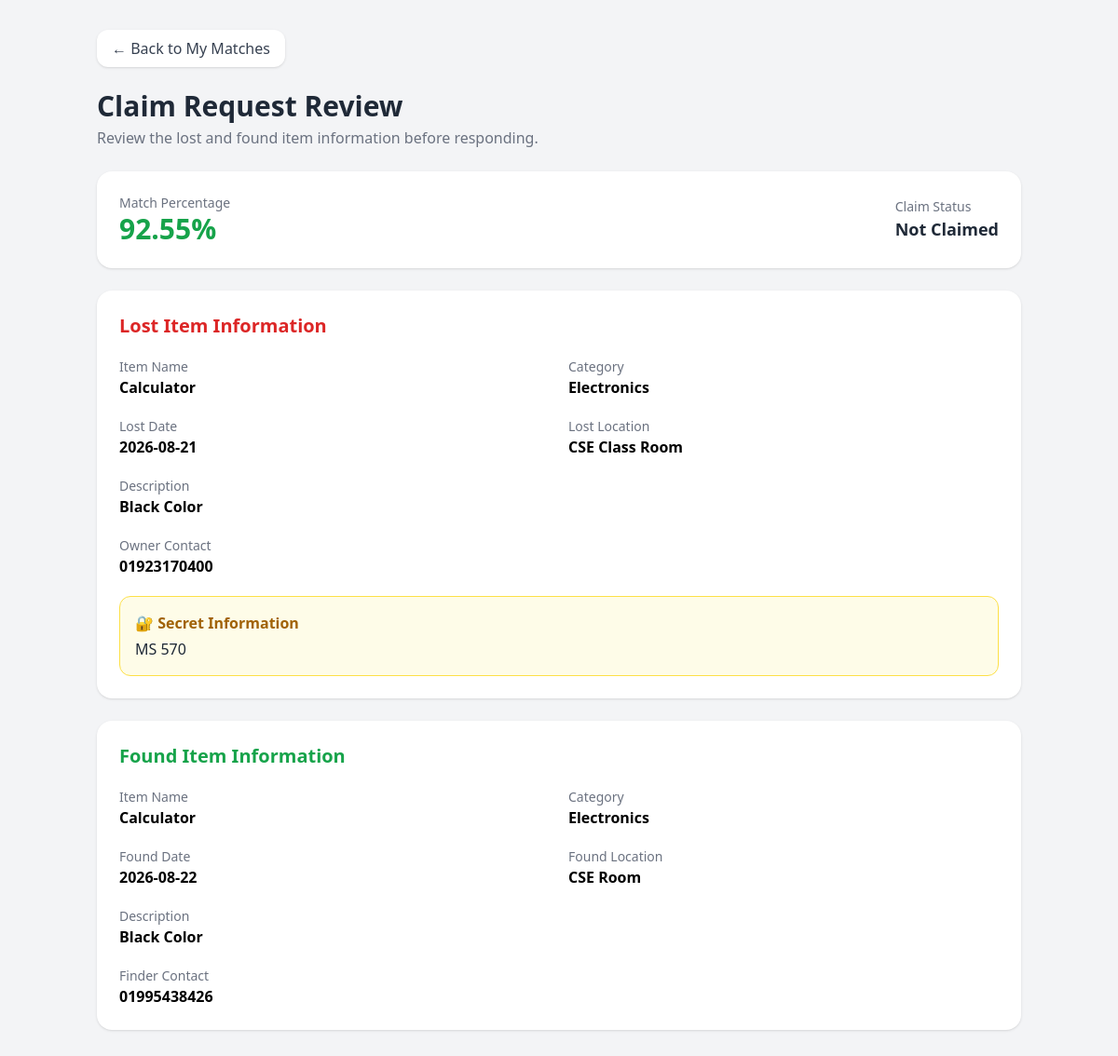
Screenshot of /view-claim.php?match_id=11 (signed in) with the database file from the repository.
### tables this page shows
CREATE TABLE matches (
    match_id INTEGER PRIMARY KEY AUTOINCREMENT,
    lost_id INT NOT NULL REFERENCES lost_items(lost_id) ON DELETE CASCADE,
    found_id INT NOT NULL REFERENCES found_items(found_id) ON DELETE CASCADE,
    item_name_score NUMERIC DEFAULT 0.00,
    description_score NUMERIC DEFAULT 0.00,
    category_score NUMERIC DEFAULT 0.00,
    location_score NUMERIC DEFAULT 0.00,
    date_score NUMERIC DEFAULT 0.00,
    match_percentage NUMERIC NOT NULL,
    status VARCHAR(20) DEFAULT 'Pending',
    created_at DATETIME DEFAULT CURRENT_TIMESTAMP,
    finder_status VARCHAR(20) DEFAULT 'Pending',
    owner_status VARCHAR(20) DEFAULT 'Pending',
    claim_status VARCHAR(20) NOT NULL DEFAULT 'Not Claimed'
);

CREATE TABLE lost_items (
    lost_id INTEGER PRIMARY KEY AUTOINCREMENT,
    user_id INT NOT NULL REFERENCES users(user_id) ON DELETE CASCADE,
    item_name VARCHAR(100) NOT NULL,
    category VARCHAR(50) NOT NULL,
    lost_date DATE NOT NULL,
    lost_location VARCHAR(150) NOT NULL,
    contact_information VARCHAR(100) NOT NULL,
    secret_information VARCHAR(255) NOT NULL,
    status VARCHAR(20) NOT NULL DEFAULT 'Pending',
    created_at DATETIME DEFAULT CURRENT_TIMESTAMP,
    description TEXT,
    item_image VARCHAR(255) DEFAULT NULL
);

CREATE TABLE found_items (
    found_id INTEGER PRIMARY KEY AUTOINCREMENT,
    user_id INT NOT NULL REFERENCES users(user_id) ON DELETE CASCADE,
    item_name VARCHAR(100) NOT NULL,
    category VARCHAR(50) NOT NULL,
    description TEXT,
    found_date DATE NOT NULL,
    found_location VARCHAR(150) NOT NULL,
    finder_contact_information VARCHAR(100) NOT NULL,
    status VARCHAR(20) NOT NULL DEFAULT 'Pending',
    created_at DATETIME DEFAULT CURRENT_TIMESTAMP
);

### db.php (called while the page is built, shortened)
<?php
class PdoAdapterResult
{
    private array $rows;
    private int $cursor = 0;
    public int $num_rows = 0;
    public function __construct(array $rows)
    {
        $this->rows = $rows;
        $this->num_rows = count($rows);
    }
    public function fetch_assoc(): ?array
    {
        if ($this->cursor < $this->num_rows) {
            return $this->rows[$this->cursor++];
        }
        return null;
    }
}
class PdoAdapterStatement
{
    private PDOStatement $stmt;
    private array $params = [];
    public function __construct(PDOStatement $stmt, PDO $pdo)
    {
        $this->stmt = $stmt;
    }
    public function bind_param(string $types, mixed &...$vars): bool
    {
        $this->params = [];
        foreach ($vars as &$val) {
            $this->params[] = &$val;
        }
        return true;
    }
    public function execute(?array $params = null): bool
    {
        try {
            $args = $params ?? $this->params;
            return $this->stmt->execute($args);
        } catch (PDOException $e) {
            $this->error = $e->getMessage();
            error_log("PDO execute error: " . $e->getMessage());
            return false;
        }
    }
    public function get_result(): PdoAdapterResult|false
    {
        try {
            $rows = $this->stmt->fetchAll(PDO::FETCH_ASSOC);
            return new PdoAdapterResult($rows);
        } catch (PDOException $e) {
            $this->error = $e->getMessage();
            return false;
        }
    }
}
class PdoAdapterConnection
{
    private PDO $pdo;
    public function __construct(PDO $pdo)
    {
        $this->pdo = $pdo;
    }
    private function sanitizeSql(string $sql): string
    {
        return str_replace('`', '', $sql);
    }
    public function prepare(string $sql): PdoAdapterStatement|false
    {
        try {
            $cleanSql = $this->sanitizeSql($sql);
            $stmt = $this->pdo->prepare($cleanSql);
            return new PdoAdapterStatement($stmt, $this->pdo);
        } catch (PDOException $e) {
            $this->error = $e->getMessage();
            error_log("PDO prepare error: " . $e->getMessage());
            return false;
        }
    }
}
$dbConfig = require __DIR__ . '/config.php';
$driver = $dbConfig['driver'] ?? 'sqlite';
$sqliteFile = $dbConfig['sqlite']['path'] ?? (__DIR__ . '/campus_lost_found.db');
if ($driver === 'sqlite' || (file_exists($sqliteFile) && $driver !== 'supabase' && $driver !== 'mysql')) {
    try {
        $pdo = new PDO("sqlite:" . $sqliteFile, null, null, [
            PDO::ATTR_ERRMODE => PDO::ERRMODE_EXCEPTION,
            PDO::ATTR_DEFAULT_FETCH_MODE => PDO::FETCH_ASSOC,
        ]);
        $conn = new PdoAdapterConnection($pdo);
    } catch (PDOException $e) {
        error_log("SQLite connection failed: " . $e->getMessage());
        die("Database connection failed. SQLite error: " . $e->getMessage());
    }
}

### view-claim.php (the view, shortened to what this page needs)
<?php
include "db.php";
$match_id = (int) $_GET['match_id'];
$sql = "
    SELECT
        /* MATCH */
        m.match_id,
        m.lost_id,
        m.found_id,
        m.match_percentage,
        m.status,
        m.claim_status,
        m.finder_status,
        m.owner_status,
        /* LOST ITEM / OWNER */
        l.user_id AS owner_id,
        l.item_name AS lost_item_name,
        l.category AS lost_category,
        l.description AS lost_description,
        l.lost_date,
        l.lost_location,
        l.contact_information AS lost_contact_information,
        l.secret_information AS lost_secret_information,
        l.item_image AS lost_item_image,
        /* FOUND ITEM / FINDER */
        f.user_id AS finder_id,
        f.item_name AS found_item_name,
        f.category AS found_category,
        f.description AS found_description,
        f.found_date,
        f.found_location,
        f.finder_contact_information,
        /* OWNER */
        owner.full_name AS owner_name,
        owner.email AS owner_email,
        /* FINDER */
        finder.full_name AS finder_name,
        finder.email AS finder_email
    FROM matches m
    INNER JOIN lost_items l
        ON m.lost_id = l.lost_id
    INNER JOIN found_items f
        ON m.found_id = f.found_id
    LEFT JOIN users owner
        ON l.user_id = owner.user_id
    LEFT JOIN users finder
        ON f.user_id = finder.user_id
    WHERE m.match_id = ?
";
$stmt = $conn->prepare($sql);
$stmt->bind_param("i", $match_id);
$stmt->execute();
$result = $stmt->get_result();
$match = $result->fetch_assoc();
?>
<!DOCTYPE html>
<html lang="en">
<head>
    <script src="https://cdn.tailwindcss.com"></script>
</head>
<body class="bg-gray-100 min-h-screen">
<div class="max-w-5xl mx-auto px-4 py-8">
    <a href="my-matches.php"
       class="inline-flex items-center gap-2
              mb-6
              bg-white
              px-4 py-2
              rounded-xl
              shadow
              text-gray-700
              font-medium
              hover:bg-gray-50">
        ← Back to My Matches
    </a>
    <div class="mb-6">
        <h1 class="text-3xl font-bold text-gray-800">
            Claim Request Review
        </h1>
        <p class="text-gray-500 mt-1">
            Review the lost and found item information before responding.
        </p>
    </div>
    <div class="bg-white rounded-2xl shadow p-6 mb-6">
        <div class="flex flex-wrap items-center justify-between gap-4">
            <div>
                <p class="text-gray-500 text-sm">
                    Match Percentage
                </p>
                <p class="text-3xl font-bold text-green-600">
                    <?= htmlspecialchars($match['match_percentage']) ?>%
                </p>
            </div>
            <div>
                <p class="text-gray-500 text-sm">
                    Claim Status
                </p>
                <p class="font-bold text-lg text-gray-800">
                    <?= htmlspecialchars($match['claim_status'] ?? 'Pending') ?>
                </p>
            </div>
        </div>
    </div>
    <div class="bg-white rounded-2xl shadow p-6 mb-6">
        <h2 class="text-xl font-bold mb-5 text-red-600">
            Lost Item Information
        </h2>
        <div class="grid md:grid-cols-2 gap-5">
            <div>
                <p class="text-gray-500 text-sm">
                    Item Name
                </p>
                <p class="font-semibold">
                    <?= htmlspecialchars($match['lost_item_name']) ?>
                </p>
            </div>
            <div>
                <p class="text-gray-500 text-sm">
                    Category
                </p>
                <p class="font-semibold">
                    <?= htmlspecialchars($match['lost_category']) ?>
                </p>
            </div>
            <div>
                <p class="text-gray-500 text-sm">
                    Lost Date
                </p>
                <p class="font-semibold">
                    <?= htmlspecialchars($match['lost_date']) ?>
                </p>
            </div>
            <div>
                <p class="text-gray-500 text-sm">
                    Lost Location
                </p>
                <p class="font-semibold">
                    <?= htmlspecialchars($match['lost_location']) ?>
                </p>
            </div>
            <div class="md:col-span-2">
                <p class="text-gray-500 text-sm">
                    Description
                </p>
                <p class="font-semibold">
                    <?= nl2br(htmlspecialchars($match['lost_description'])) ?>
                </p>
            </div>
            <div class="md:col-span-2">
                <p class="text-gray-500 text-sm">
                    Owner Contact
                </p>
                <p class="font-semibold">
                    <?= htmlspecialchars($match['lost_contact_information']) ?>
                </p>
            </div>
            <div class="md:col-span-2
                        bg-yellow-50
                        border border-yellow-300
                        p-4
                        rounded-xl">
                <p class="text-yellow-700 font-bold mb-1">
                    🔐 Secret Information
                </p>
                <p class="text-gray-800">
                    <?= nl2br(htmlspecialchars($match['lost_secret_information'])) ?>
                </p>
            </div>
        </div>
    </div>
    <div class="bg-white rounded-2xl shadow p-6 mb-6">
        <h2 class="text-xl font-bold mb-5 text-green-600">
            Found Item Information
        </h2>
        <div class="grid md:grid-cols-2 gap-5">
            <div>
                <p class="text-gray-500 text-sm">
                    Item Name
                </p>
                <p class="font-semibold">
                    <?= htmlspecialchars($match['found_item_name']) ?>
                </p>
            </div>
            <div>
                <p class="text-gray-500 text-sm">
                    Category
                </p>
                <p class="font-semibold">
                    <?= htmlspecialchars($match['found_category']) ?>
                </p>
            </div>
            <div>
                <p class="text-gray-500 text-sm">
                    Found Date
                </p>
                <p class="font-semibold">
                    <?= htmlspecialchars($match['found_date']) ?>
                </p>
            </div>
            <div>
                <p class="text-gray-500 text-sm">
                    Found Location
                </p>
                <p class="font-semibold">
                    <?= htmlspecialchars($match['found_location']) ?>
                </p>
            </div>
            <div class="md:col-span-2">
                <p class="text-gray-500 text-sm">
                    Description
                </p>
                <p class="font-semibold">
                    <?= nl2br(htmlspecialchars($match['found_description'])) ?>
                </p>
            </div>
            <div class="md:col-span-2">
                <p class="text-gray-500 text-sm">
                    Finder Contact
                </p>
                <p class="font-semibold">
                    <?= htmlspecialchars($match['finder_contact_information']) ?>
                </p>
            </div>
        </div>
    </div>
</div>
</body>
</html>

### rows the page displays
matches: match_percentage "92.55", claim_status "Not Claimed", lost.item_name "Calculator", lost.category "Electronics", lost.lost_date "2026-08-21", lost.lost_location "CSE Class Room", lost.description "Black Color", lost.contact_information "01923170400", lost.secret_information "MS 570", found.item_name "Calculator", found.category "Electronics", found.found_date "2026-08-22", found.found_location "CSE Room", found.description "Black Color", found.finder_contact_information "01995438426"
